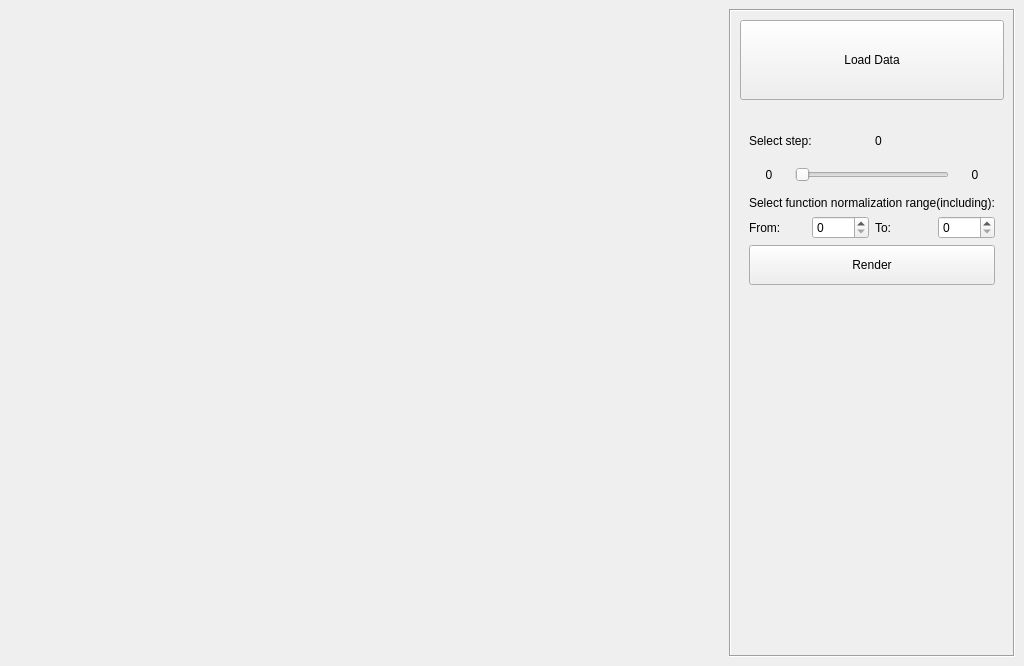
<?xml version="1.0" encoding="UTF-8"?>
<ui version="4.0">
 <class>MainWindow</class>
 <widget class="QMainWindow" name="MainWindow">
  <property name="geometry">
   <rect>
    <x>0</x>
    <y>0</y>
    <width>1024</width>
    <height>666</height>
   </rect>
  </property>
  <property name="minimumSize">
   <size>
    <width>1024</width>
    <height>512</height>
   </size>
  </property>
  <property name="windowTitle">
   <string/>
  </property>
  <property name="documentMode">
   <bool>false</bool>
  </property>
  <widget class="QWidget" name="centralwidget">
   <property name="minimumSize">
    <size>
     <width>1024</width>
     <height>512</height>
    </size>
   </property>
   <layout class="QHBoxLayout" name="horizontalLayout_4" stretch="5,2">
    <item>
     <widget class="QWidget" name="widget_2" native="true"/>
    </item>
    <item>
     <widget class="QScrollArea" name="scrollArea">
      <property name="frameShape">
       <enum>QFrame::Shape::Box</enum>
      </property>
      <property name="horizontalScrollBarPolicy">
       <enum>Qt::ScrollBarPolicy::ScrollBarAlwaysOff</enum>
      </property>
      <property name="sizeAdjustPolicy">
       <enum>QAbstractScrollArea::SizeAdjustPolicy::AdjustToContentsOnFirstShow</enum>
      </property>
      <property name="widgetResizable">
       <bool>true</bool>
      </property>
      <widget class="QWidget" name="scrollAreaWidgetContents">
       <property name="geometry">
        <rect>
         <x>0</x>
         <y>0</y>
         <width>282</width>
         <height>644</height>
        </rect>
       </property>
       <property name="minimumSize">
        <size>
         <width>90</width>
         <height>0</height>
        </size>
       </property>
       <layout class="QVBoxLayout" name="verticalLayout_4">
        <property name="spacing">
         <number>20</number>
        </property>
        <item>
         <widget class="QPushButton" name="loadDataButton">
          <property name="sizePolicy">
           <sizepolicy hsizetype="Minimum" vsizetype="Fixed">
            <horstretch>0</horstretch>
            <verstretch>0</verstretch>
           </sizepolicy>
          </property>
          <property name="minimumSize">
           <size>
            <width>0</width>
            <height>80</height>
           </size>
          </property>
          <property name="text">
           <string>Load Data</string>
          </property>
         </widget>
        </item>
        <item>
         <widget class="QWidget" name="configureRenderUI" native="true">
          <layout class="QVBoxLayout" name="verticalLayout">
           <item>
            <layout class="QHBoxLayout" name="horizontalLayout_3">
             <item>
              <widget class="QLabel" name="label">
               <property name="text">
                <string>&lt;html&gt;&lt;head/&gt;&lt;body&gt;&lt;p&gt;Select step:&lt;/p&gt;&lt;/body&gt;&lt;/html&gt;</string>
               </property>
              </widget>
             </item>
             <item>
              <widget class="QLabel" name="currStepLabel">
               <property name="minimumSize">
                <size>
                 <width>0</width>
                 <height>25</height>
                </size>
               </property>
               <property name="text">
                <string>&lt;html&gt;&lt;head/&gt;&lt;body&gt;&lt;p&gt;0&lt;/p&gt;&lt;/body&gt;&lt;/html&gt;</string>
               </property>
              </widget>
             </item>
            </layout>
           </item>
           <item>
            <layout class="QHBoxLayout" name="horizontalLayout">
             <item>
              <widget class="QLabel" name="minStepLabel">
               <property name="minimumSize">
                <size>
                 <width>40</width>
                 <height>0</height>
                </size>
               </property>
               <property name="text">
                <string>&lt;html&gt;&lt;head/&gt;&lt;body&gt;&lt;p align=&quot;center&quot;&gt;0&lt;/p&gt;&lt;/body&gt;&lt;/html&gt;</string>
               </property>
              </widget>
             </item>
             <item>
              <widget class="QSlider" name="stepSlider">
               <property name="minimumSize">
                <size>
                 <width>0</width>
                 <height>30</height>
                </size>
               </property>
               <property name="orientation">
                <enum>Qt::Orientation::Horizontal</enum>
               </property>
              </widget>
             </item>
             <item>
              <widget class="QLabel" name="maxStepLabel">
               <property name="minimumSize">
                <size>
                 <width>40</width>
                 <height>0</height>
                </size>
               </property>
               <property name="text">
                <string>&lt;html&gt;&lt;head/&gt;&lt;body&gt;&lt;p align=&quot;center&quot;&gt;0&lt;/p&gt;&lt;/body&gt;&lt;/html&gt;</string>
               </property>
              </widget>
             </item>
            </layout>
           </item>
           <item>
            <widget class="QLabel" name="label_2">
             <property name="text">
              <string>Select function normalization range(including):</string>
             </property>
            </widget>
           </item>
           <item>
            <layout class="QHBoxLayout" name="horizontalLayout_2">
             <item>
              <widget class="QLabel" name="label_3">
               <property name="text">
                <string>From:</string>
               </property>
              </widget>
             </item>
             <item>
              <widget class="QSpinBox" name="minSpinBox"/>
             </item>
             <item>
              <widget class="QLabel" name="label_4">
               <property name="text">
                <string>To:</string>
               </property>
              </widget>
             </item>
             <item>
              <widget class="QSpinBox" name="maxSpinBox"/>
             </item>
            </layout>
           </item>
           <item>
            <widget class="QPushButton" name="renderDataButton">
             <property name="sizePolicy">
              <sizepolicy hsizetype="Minimum" vsizetype="Fixed">
               <horstretch>0</horstretch>
               <verstretch>0</verstretch>
              </sizepolicy>
             </property>
             <property name="minimumSize">
              <size>
               <width>0</width>
               <height>40</height>
              </size>
             </property>
             <property name="text">
              <string>Render</string>
             </property>
            </widget>
           </item>
          </layout>
         </widget>
        </item>
        <item>
         <spacer name="verticalSpacer">
          <property name="orientation">
           <enum>Qt::Orientation::Vertical</enum>
          </property>
          <property name="sizeType">
           <enum>QSizePolicy::Policy::Expanding</enum>
          </property>
          <property name="sizeHint" stdset="0">
           <size>
            <width>20</width>
            <height>40</height>
           </size>
          </property>
         </spacer>
        </item>
       </layout>
      </widget>
     </widget>
    </item>
   </layout>
  </widget>
 </widget>
 <resources/>
 <connections/>
</ui>
